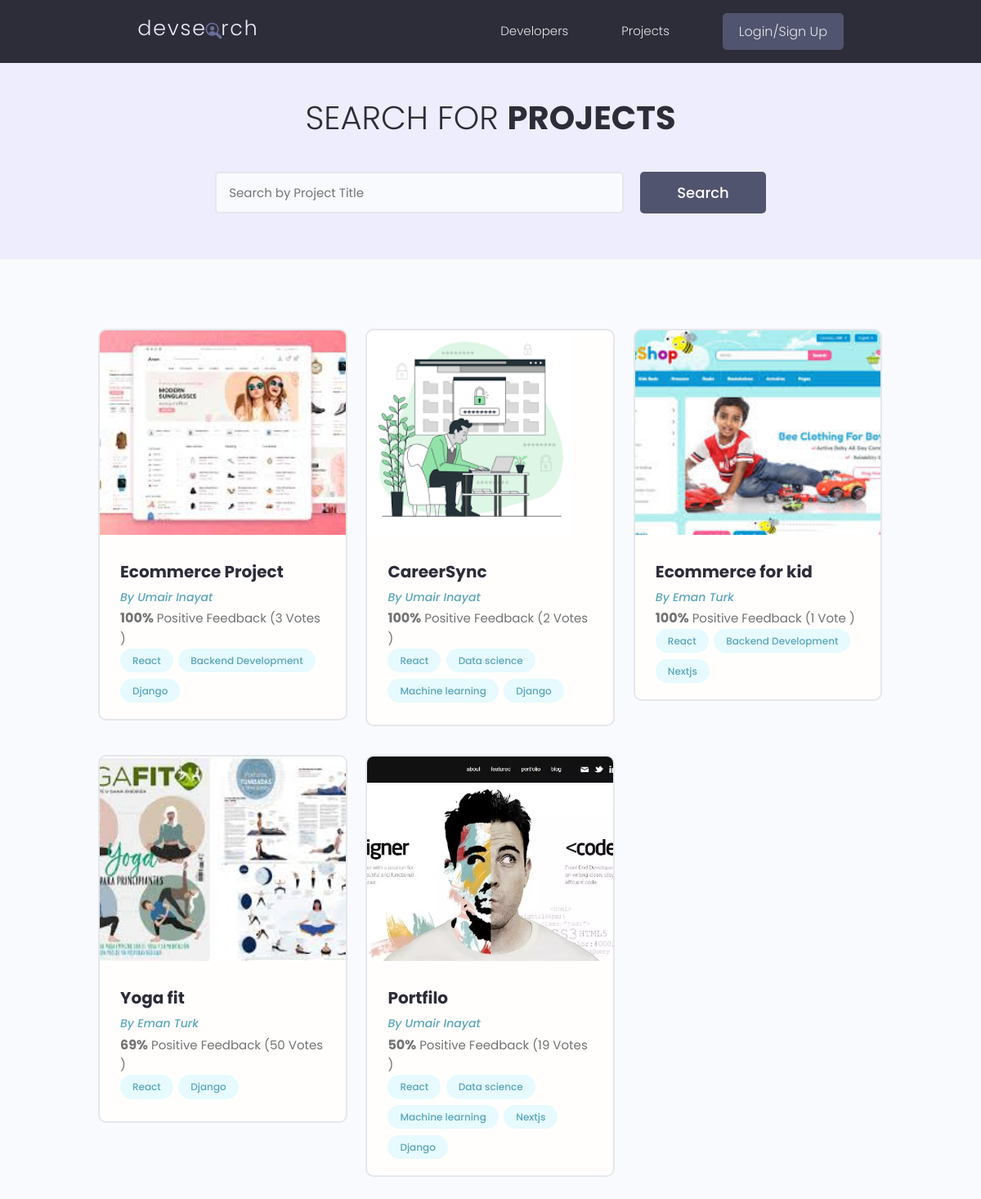
The app's page /projects/, older data.
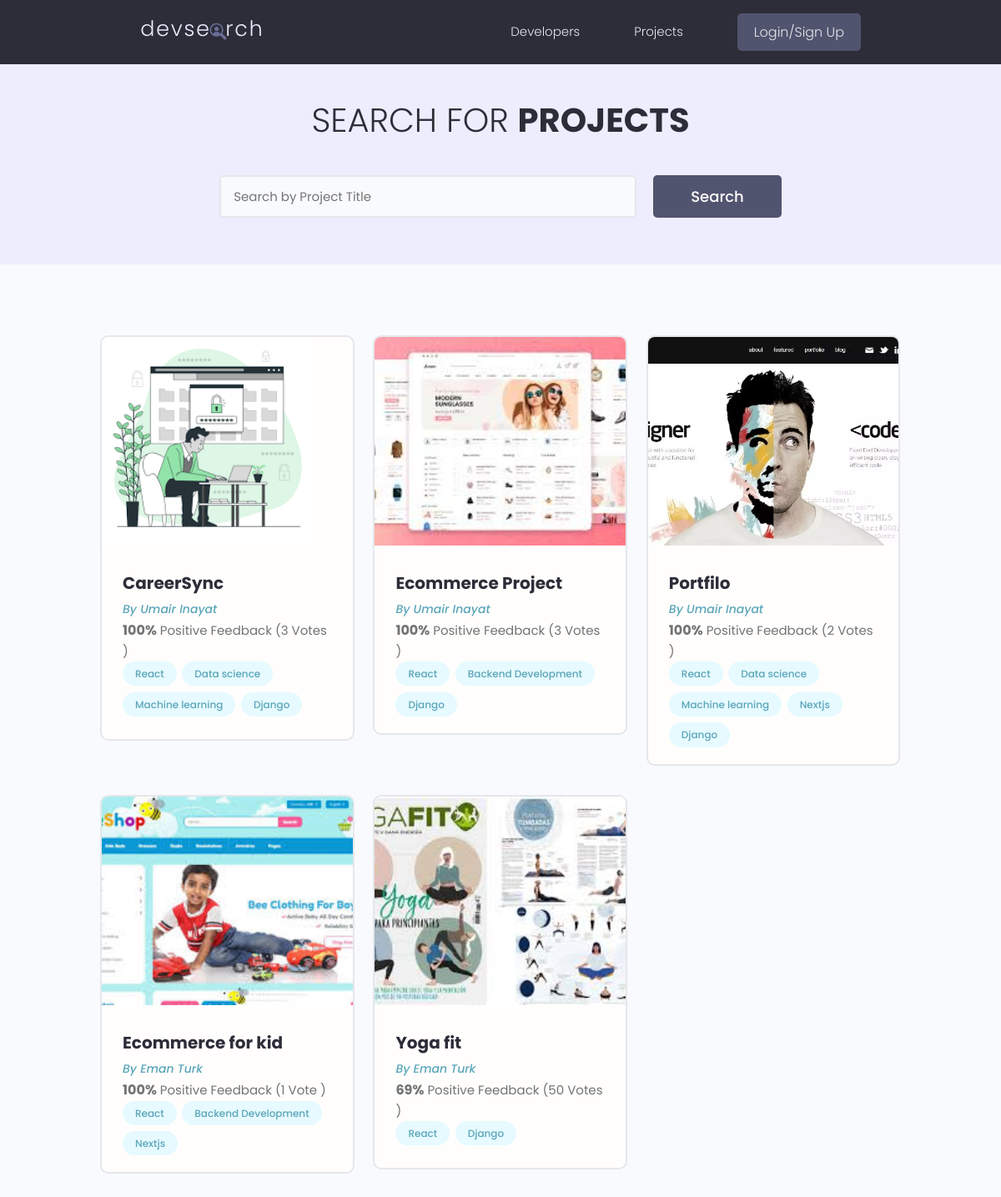
The same page, newer data.
### projects/models.py (models this page shows, shortened)
class Project(models.Model):
    owner = models.ForeignKey(Profile, null=True, blank = True, on_delete=models.SET_NULL)
    title = models.CharField(max_length=200)
    description = models.TextField(null=True, blank = True)
    featured_image = models.ImageField(null=True, blank = True, default="default.jpg")
    technology = models.CharField(max_length=20)
    tag = models.ManyToManyField('Tag', blank= True)
    vote_total = models.IntegerField(default=0, null = True)
    vote_ratio = models.IntegerField(default=0, null = True)
    demo_link = models.CharField(max_length=2000,null=True, blank = True )
    source_link = models.CharField(max_length=2000,null=True, blank = True )
    created = models.DateTimeField(auto_now_add= True)
    id = models.UUIDField(default=uuid.uuid4, unique= True, primary_key= True, editable=False)
    class Meta:
        ordering = ['-vote_ratio', '-vote_total', 'title']

class Tag(models.Model):
    name = models.CharField(max_length=200)
    created = models.DateTimeField(auto_now_add= True)
    id = models.UUIDField(default=uuid.uuid4,
                        unique= True, primary_key= True, editable=False)
    def __str__(self):
        return self.name

### users/models.py (models this page shows, shortened)
class Profile(models.Model):
    user = models.OneToOneField(User, on_delete=models.CASCADE, null=True,blank= True )
    name = models.CharField(max_length=200, null=True)
    email = models.EmailField(max_length=500, null=True)
    username = models.CharField(max_length=200, null=True)
    location= models.CharField(max_length=200, null=True)
    short_intro = models.CharField(max_length=200, null=True, blank= True )
    profile_image = models.ImageField( null=True, blank= True , upload_to='profiles' , default="profiles/pro.png")
    social_github = models.CharField(max_length=200, null=True, blank= True )
    social_twitter = models.CharField(max_length=200, null=True, blank= True )
    social_linkedin = models.CharField(max_length=200, null=True, blank= True )
    social_stackoverflow = models.CharField(max_length=200, null=True, blank= True )
    description = models.TextField(blank=True)
    bio = models.TextField(max_length=500,blank=True, null=True),
    social_website = models.CharField(max_length=200, null=True, blank= True )
    id = models.UUIDField(default=uuid.uuid4, unique=True,
                        primary_key=True, editable=False)

### projects/views.py (the view)
# urls.py: path('projects/',include('projects.urls')),
def projects(request):
    projects, search_query = searchProjects(request)
    custom_range, projects = paginateProjects(request, projects, 6)
    context = {'projects': projects,
                'search_query': search_query, 'custom_range': custom_range}
    return render(request, 'projects/projects.html', context)

### projects/utils.py (called while the page is built)
def paginateProjects(request, projects, results):
    page = request.GET.get('page')
    paginator = Paginator(projects, results)
    try:
        projects = paginator.page(page)
    except PageNotAnInteger:
        page = 1
        projects = paginator.page(page)
    except EmptyPage:
        page = paginator.num_pages
        projects = paginator.page(page)
    leftIndex = (int(page) - 4)
    if leftIndex < 1:
        leftIndex = 1
    rightIndex = (int(page) + 5)
    if rightIndex > paginator.num_pages:
        rightIndex = paginator.num_pages + 1
    custom_range = range(leftIndex, rightIndex)
    return custom_range, projects

def searchProjects(request):
    search_query = request.GET.get('search_query', '')
    tags = Tag.objects.filter(name__icontains=search_query)
    projects = Project.objects.distinct().filter(
        Q(title__icontains=search_query) |
        Q(description__icontains=search_query) |
        Q(owner__name__icontains=search_query) |
        Q(tag__in=tags)
    )
    return projects, search_query

### projects/templates/projects/projects.html (shortened to what this page needs)
{% extends 'main.html' %}
{% block content %}
    <main class="projects">
        <section class="hero-section text-center">
            <div class="container container--narrow">
                <div class="hero-section__box">
                    <h2>Search for <span>Projects</span></h2>
                </div>
                <div class="hero-section__search">
                    <form id='searchForm' class="form" action="{% url 'projects' %}" method="get">
                        <div class="form__field">
                            <input class="input input--text" id="formInput#search" type="text" name="search_query"
                                placeholder="Search by Project Title" value="{{search_query}}" />
                        </div>
                        <input class="btn btn--sub btn--lg" type="submit" value="Search" />
                    </form>
                </div>
            </div>
    </section>
    <section class="projectsList">
        <div class="container">
            <div class="grid grid--three">
                {% for project in projects %}
                <div class="column">
                    <div class="card project">
                        <a href="{% url 'project' project.id %}" class="project">
                        <img class="project__thumbnail" src="{{ project.featured_image.url}}" alt="project thumbnail" />
                        <div class="card__body">
                            <h3 class="project__title">{{project.title}}</h3>
                            <p><a class="project__author" href="{% url 'user-profile' project.owner.id %}">By {{project.owner.name}}</a></p>
                            <class="project--rating">
                            <span style="font-weight: bold;">{{project.vote_ratio}}%</span> Positive
                            Feedback ({{project.vote_total}} Vote{{project.vote_total | pluralize:"s"}} )
                            <div class="project__tags">
                                {% for tag in project.tag.all%}
                                <span class="tag tag--pill tag--main">
                                    <small>{{tag}}</small>
                                </span>
                                {% endfor %}
                            </div>
                        </div>
                        </a>
                    </div>
                </div>
                {% endfor %}
            </div>
        </div>
    </section>
    </main>
{% endblock content %}

Row changes from the older to the newer data that the page shows:
changed Project "CareerSync": vote_total "2" → "3"; moves up the list
changed Project "Portfilo": vote_ratio "50" → "100"; vote_total "19" → "2"; moves up the list
